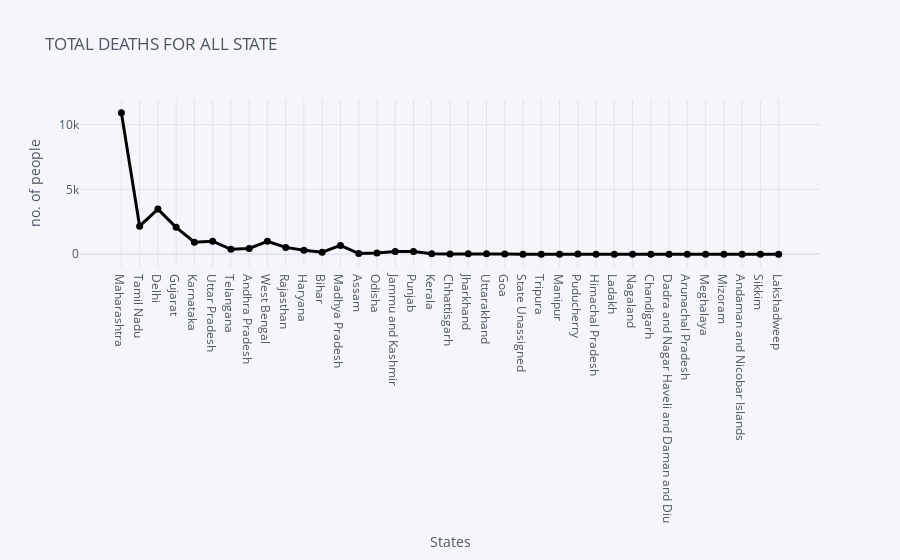

Notebook source saved alongside this figure:
### Code cell
#total death
#Total_death1=df.groupby('State_code')['Deaths'].sum().sort_values(ascending=False).to_frame()
#Total_death1['Deaths'].plot(figsize=(20,5),linewidth=4,color='y')
#plt.title('GRAPH OF TOTAL DEATH CASES FOR ALL STATE')#

#scatter plotly
df.iplot(kind='scatter',x='State',y=['Deaths'],color='black',width=3,mode='markers+lines',size=7,title='TOTAL DEATHS FOR ALL STATE',xTitle='States',yTitle='no. of people')

### Figure 1 — Plotly figure (JSON) as saved in the notebook; plotly's stock layout.template omitted (floating-point values rounded to 4 significant figures)
{"data": [{"line": {"color": "rgba(0, 0, 0, 1.0)", "dash": "solid", "shape": "linear", "width": 3}, "marker": {"size": 7, "symbol": "circle"}, "mode": "markers+lines", "name": "Deaths", "text": "", "type": "scatter", "x": ["Maharashtra", "Tamil Nadu", "Delhi", "Gujarat", "Karnataka", "Uttar Pradesh", "Telangana", "Andhra Pradesh", "West Bengal", "Rajasthan", "Haryana", "Bihar", "Madhya Pradesh", "Assam", "Odisha", "Jammu and Kashmir", "Punjab", "Kerala", "Chhattisgarh", "Jharkhand", "Uttarakhand", "Goa", "State Unassigned", "Tripura", "Manipur", "Puducherry", "Himachal Pradesh", "Ladakh", "Nagaland", "Chandigarh", "Dadra and Nagar Haveli and Daman and Diu", "Arunachal Pradesh", "Meghalaya", "Mizoram", "Andaman and Nicobar Islands", "Sikkim", "Lakshadweep"], "y": [10928, 2167, 3487, 2080, 933, 1012, 386, 452, 1000, 530, 319, 157, 682, 53, 101, 206, 221, 36, 20, 38, 50, 18, 0, 3, 0, 21, 10, 1, 0, 11, 2, 3, 2, 0, 0, 0, 0]}], "layout": {"legend": {"bgcolor": "#F5F6F9", "font": {"color": "#4D5663"}}, "paper_bgcolor": "#F5F6F9", "plot_bgcolor": "#F5F6F9", "title": {"font": {"color": "#4D5663"}, "text": "TOTAL DEATHS FOR ALL STATE"}, "xaxis": {"gridcolor": "#E1E5ED", "showgrid": true, "tickfont": {"color": "#4D5663"}, "title": {"font": {"color": "#4D5663"}, "text": "States"}, "zerolinecolor": "#E1E5ED"}, "yaxis": {"gridcolor": "#E1E5ED", "showgrid": true, "tickfont": {"color": "#4D5663"}, "title": {"font": {"color": "#4D5663"}, "text": "no. of people"}, "zerolinecolor": "#E1E5ED"}}}
